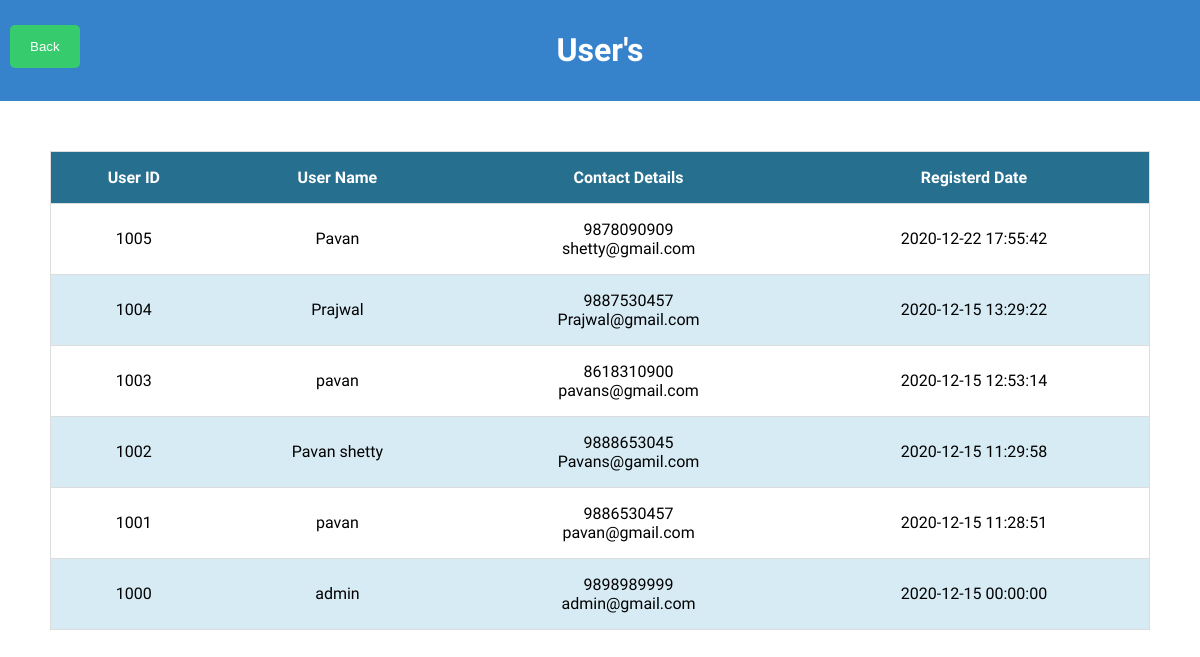
Page /projs/admin/allusers.php on the earlier database version.
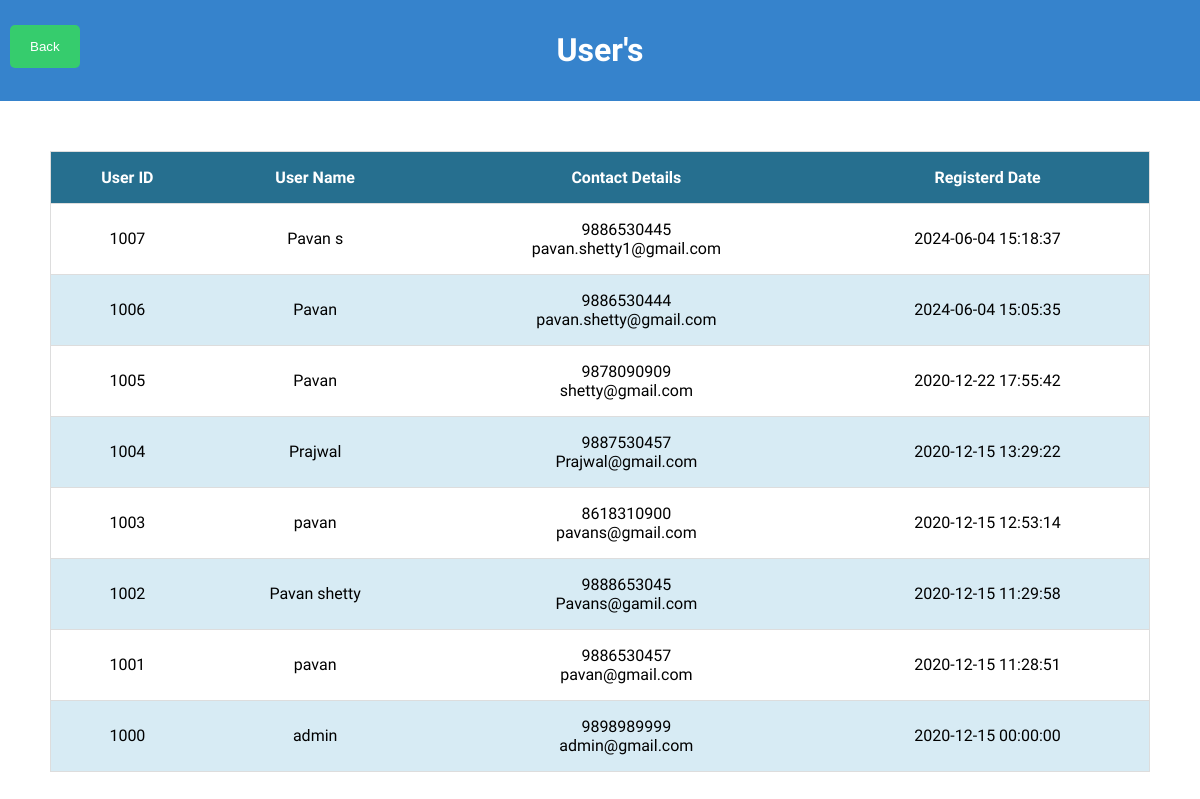
Same page on the later database version.
### tables this page shows
CREATE TABLE IF NOT EXISTS `user` (
  `user_id` int NOT NULL AUTO_INCREMENT,
  `user_name` text NOT NULL,
  `user_phonenumber` bigint NOT NULL,
  `user_email` varchar(30) NOT NULL,
  `user_password` varchar(30) NOT NULL,
  `reg_date` datetime NOT NULL,
  PRIMARY KEY (`user_id`),
  UNIQUE KEY `user_id` (`user_id`)
);

### projs/admin/allusers.php (the view, shortened to what this page needs)
<?php
require '../config.php';
?>
<!DOCTYPE html>
<html lang="en">
<head>
    <link rel="stylesheet" href="../css/adminstyle.css" />
</head>
<body>
    <div style="background-color: #3683cc; padding: 10px;">
        <a href="./admindash.php"><button class="backbutton" style="position: absolute;">Back</button></a>
        <h1 class="ngoname">
            User's
        </h1>
    </div>
    <div style="padding:50px">
        <table>
            <thead>
                <th>User ID</th>
                <th>User Name</th>
                <th>Contact Details</th>
                <th>Registerd Date</th>
            </thead>
            <tbody>
                <?php
    					$sql="SELECT * FROM `user` ORDER BY user_id DESC";
    					$query=$con->query($sql);
    					while($row=$query->fetch_array()){
    						?>
                <tr>
                    <td>
                        <?php echo $row['user_id']; ?>
                    </td>
                    <td>
                        <?php echo $row['user_name']; ?>
                    </td>
                    <td>
                        <?php echo $row['user_phonenumber']; ?><br>
                        <?php echo $row['user_email']; ?>
                    </td>
                    <td>
                        <?php echo $row['reg_date']; ?>
                    </td>
                </tr>
                <?php
    					}
    				?>
            </tbody>
        </table>
    </div>
</body>
</html>

Differences in the rows shown:
added user: user_id "1007", user_name "Pavan s", user_phonenumber "9886530445", user_email "pavan.shetty1@gmail.com", reg_date "2024-06-04 15:18:37"
added user: user_id "1006", user_name "Pavan", user_phonenumber "9886530444", user_email "pavan.shetty@gmail.com", reg_date "2024-06-04 15:05:35"
